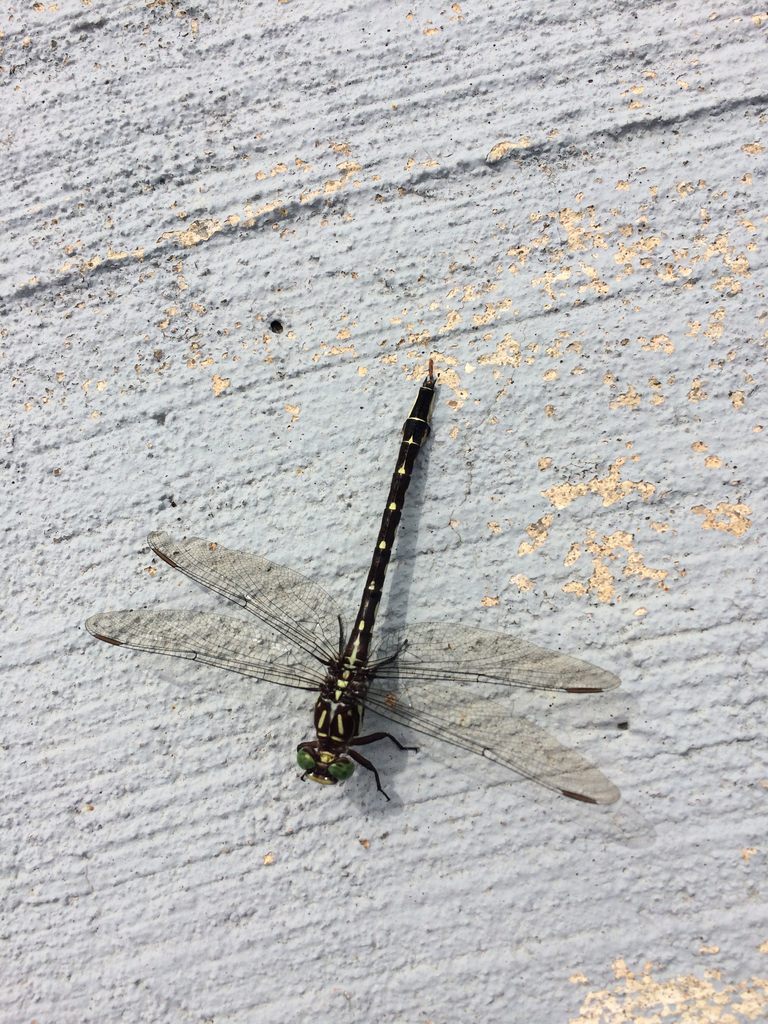
#> input picture experiments/odo_seg_analyzer/images/4155610_198.jpg, 768 x 1024 px, found by its file name
$ python align_species_segs4.py
#> lines starting #> are read from the running program, lines starting #| are printed output that depends on the picture
import cv2
import numpy as np

img1name = "4155610_198"
img2name = "56568289_564"
#img2name = "7976280_543"
#img1name = "56568289_564"
show = True

# read images to align
img1_color = cv2.imread("images/" + img1name + ".jpg") #_clust.png") # image to be aligned
#> img1_color is the input picture: shape (1024, 768, 3); mean B, G, R 187.4, 187.9, 188.1
#img1_color = cv2.imread("images/" + img1name + "_clust.png")
#img1_color = cv2.imread("images/" + img1name + "_masked.png")

img2_color = cv2.imread("images/" + img2name + ".jpg") # "_clust.png") #reference image
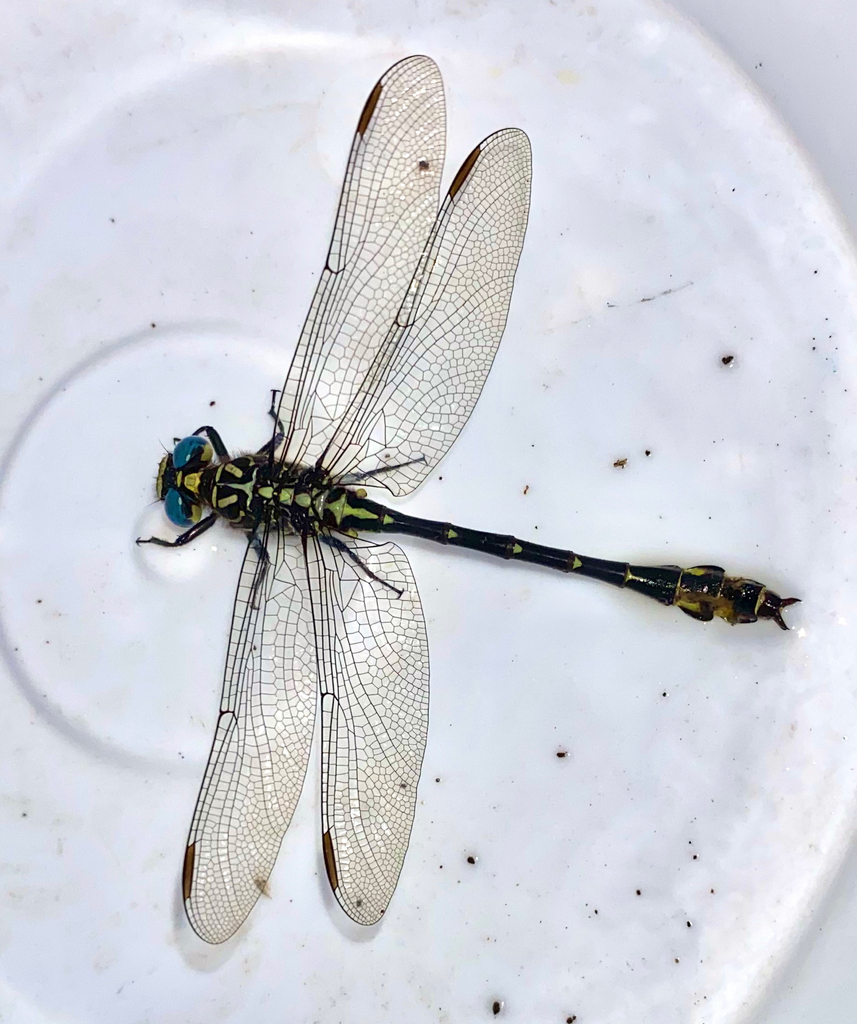
#> input picture experiments/odo_seg_analyzer/images/56568289_564.jpg, 857 x 1024 px, found by its file name
#> img2_color is the input picture: shape (1024, 857, 3); mean B, G, R 219.8, 211.8, 209.1
#img2_color = cv2.imread("images/" + img2name + "_clust.png") # "_clust.png")
#img2_color = cv2.imread("images/" + img2name + "_masked.png") # "_clust.png")

# Convert to grayscale.
img1 = cv2.cvtColor(img1_color, cv2.COLOR_BGR2GRAY)
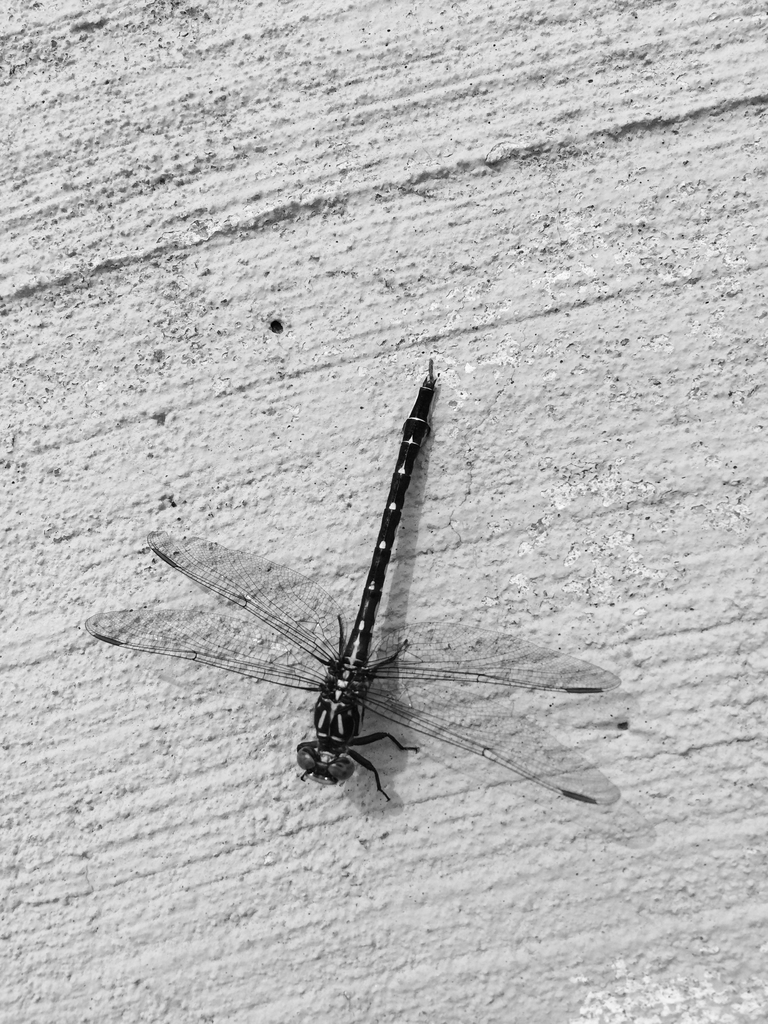
#> img1: shape (1024, 768); min 0, max 255, mean 187.9
img2 = cv2.cvtColor(img2_color, cv2.COLOR_BGR2GRAY)
height, width = img2.shape
#> height = 1024; width = 857

# Create ORB detector with 5000 features.
orb_detector = cv2.ORB_create(5000)

# Find keypoints and descriptors.
# The first arg is the image, second arg is the mask
#  (which is not required in this case).
kp1, d1 = orb_detector.detectAndCompute(img1, None)
#> kp1 = 5000 keypoints; strongest (x, y, size): (411, 441, 31), (410, 440, 37.2), (392, 508, 37.2), (390, 507, 44.6)
kp2, d2 = orb_detector.detectAndCompute(img2, None)
#> kp2 = 4951 keypoints; strongest (x, y, size): (322, 694, 31), (323, 691, 31), (331, 691, 31), (334, 695, 31)

# Match features between the two images.
# We create a Brute Force matcher with
# Hamming distance as measurement mode.
matcher = cv2.BFMatcher(cv2.NORM_HAMMING, crossCheck=True)

# Match the two sets of descriptors.
matches = matcher.match(d1, d2)
#> matches = 993 matches

# Sort matches on the basis of their Hamming distance.
matches = sorted(matches, key=lambda x: x.distance)
#matches.sort(key=lambda x: x.distance)

# Take the top 90 % matches forward.
matches = matches[:int(len(matches) * 0.9)]
#> matches = 893 matches
no_of_matches = len(matches)
#> no_of_matches = 893

# Define empty matrices of shape no_of_matches * 2.
p1 = np.zeros((no_of_matches, 2))
p2 = np.zeros((no_of_matches, 2))

for i in range(len(matches)):
    p1[i, :] = kp1[matches[i].queryIdx].pt
    p2[i, :] = kp2[matches[i].trainIdx].pt
#> after the loop, p1 = 893 pairs, first value 37 to 723.6, second value 31 to 853.6; p2 = 893 pairs, first value 111.1 to 814, second value 77.76 to 924.5

# Find the homography matrix.
homography, mask = cv2.findHomography(p1, p2, cv2.RANSAC)
#> homography = [[-0.25, -1.63, 1398.1], [1.18, -0.887, 548.3], [0.00174, -0.00124, 1]]; mask = 893 values, max 1 at index 20, min 0 at index 0, mean 0.00896

# Use this matrix to transform the
# colored image wrt the reference image.
transformed_img = cv2.warpPerspective(img1_color,
                                      homography, (width, height))
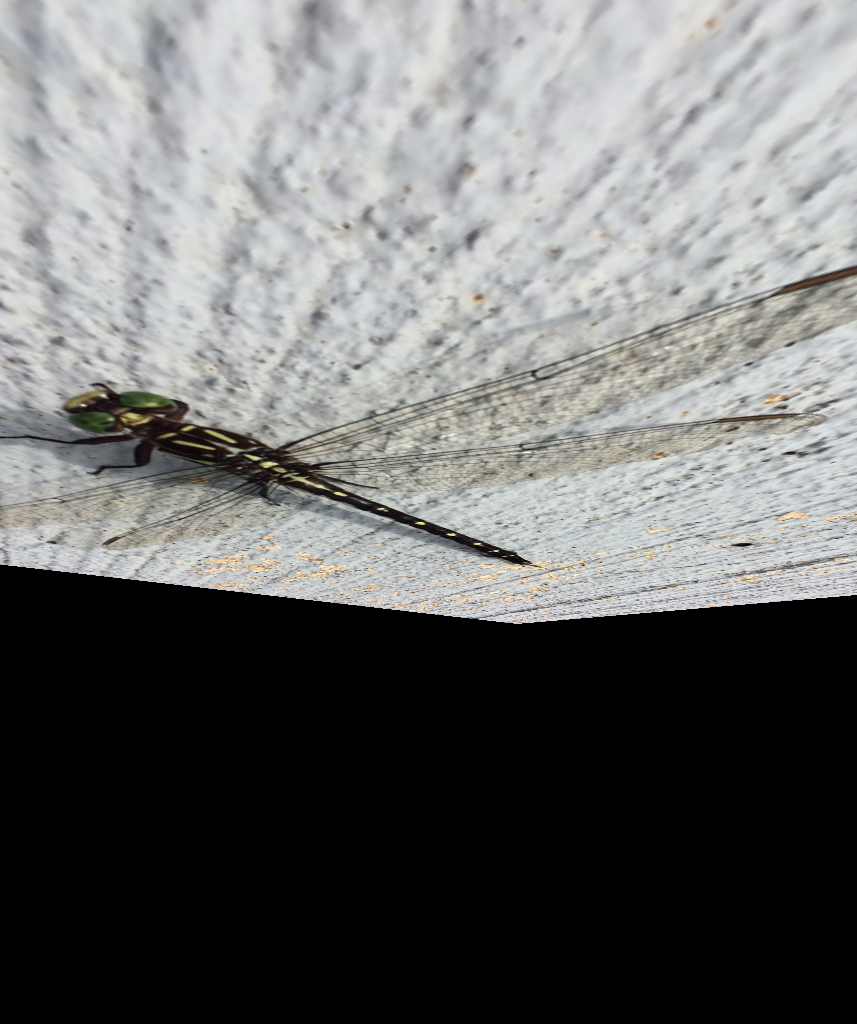
#> transformed_img: shape (1024, 857, 3); mean B, G, R 108, 108.6, 108

# Save the output.
cv2.imwrite('output.jpg', transformed_img)
